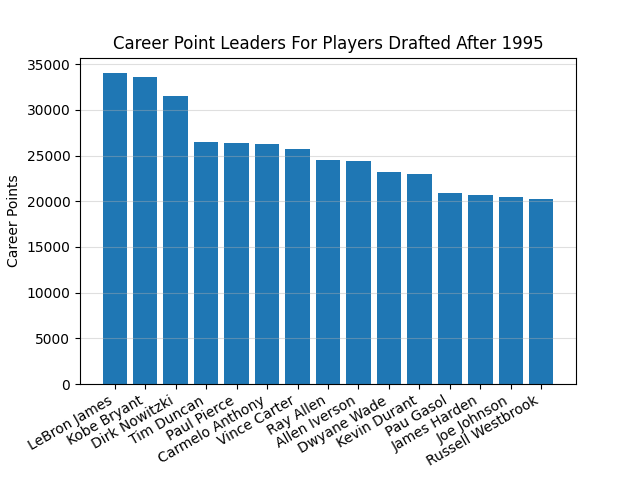

The script that drew this image:
# Creates a bar graph of NBA career point leaders for players drafted after 1995

import pandas as pd
import matplotlib.pyplot as plt

nba_clean = pd.read_csv("~/PycharmProjects/pycharm-test/nba_clean.csv")

print(nba_clean)

# Creates a list of leading all time scorers whose careers started in `96 or later
# Need to turn draft_year into an int first :p
career_point_leaders = (
      nba_clean
      .loc[nba_clean.draft_year > 1995]
      .loc[:, ['player_name', 'draft_year', 'total_points']]
      .groupby(['player_name', 'draft_year'])
      .sum()
      .sort_values(by='total_points', ascending=False)
      .iloc[0:15]
      .rename(columns={'total_points': 'career_points'})
      .reset_index()
      )

print(career_point_leaders)

# Plots the career point leaders
fig, ax = plt.subplots()
ax.bar(x=career_point_leaders.player_name, height=career_point_leaders.career_points)
ax.set_ylabel('Career Points')
ax.set_title('Career Point Leaders For Players Drafted After 1995')
# Code below tilts the x-axis names so they don't overlap
fig.autofmt_xdate()
plt.show()
